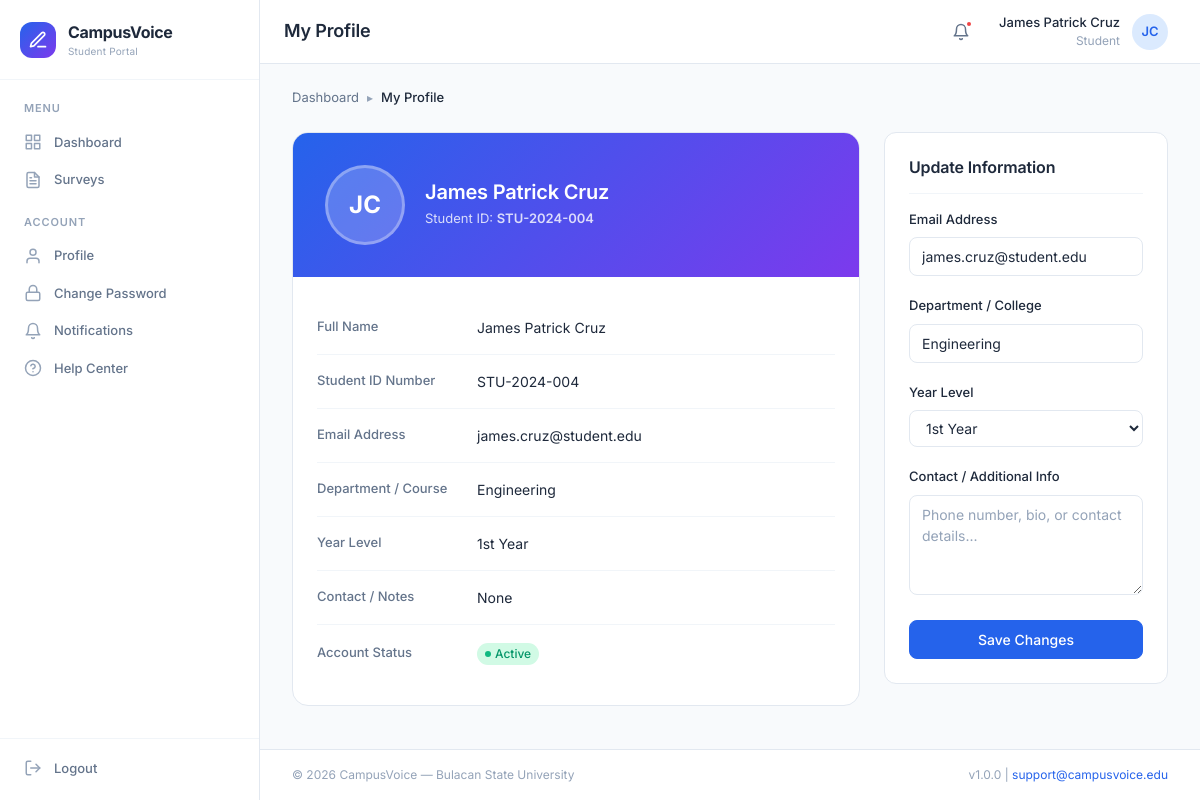
The app's page /student/profile.php (signed in) with its own data.
### tables this page shows
CREATE TABLE `students` (
    `student_id` INT AUTO_INCREMENT PRIMARY KEY,
    `student_number` VARCHAR(50) NOT NULL,
    `full_name` VARCHAR(150) NOT NULL,
    `email` VARCHAR(255) DEFAULT NULL,
    `password_hash` VARCHAR(255) NOT NULL,
    `must_change_password` TINYINT(1) NOT NULL DEFAULT 1,
    `contact_info` TEXT DEFAULT NULL,
    `department` VARCHAR(100) DEFAULT NULL,
    `year_level` VARCHAR(20) DEFAULT NULL,
    `status` ENUM('active', 'inactive') NOT NULL DEFAULT 'active',
    `created_at` DATETIME NOT NULL DEFAULT CURRENT_TIMESTAMP,
    `updated_at` DATETIME DEFAULT NULL ON UPDATE CURRENT_TIMESTAMP,
    UNIQUE KEY `uk_student_number` (`student_number`),
    INDEX `idx_status` (`status`)
);

### student/profile.php (the view, shortened to what this page needs)
<?php
require_once __DIR__ . '/../utils/helpers.php';
$pdo = db();
$studentId = getCurrentUserId();
$stmt = $pdo->prepare("SELECT * FROM students WHERE student_id = ?");
$stmt->execute([$studentId]);
$student = $stmt->fetch();
require_once __DIR__ . '/../includes/header.php';
?>
<div class="breadcrumbs">
    <div class="breadcrumb-item"><a href="<?= BASE_URL ?>/student/dashboard">Dashboard</a></div>
    <span class="breadcrumb-separator">▸</span>
    <div class="breadcrumb-item active">My Profile</div>
</div>
<div class="dashboard-grid">
    <div>
        <div class="profile-card">
            <div class="profile-header">
                <div class="profile-avatar"><?= getInitials($student['full_name']) ?></div>
                <div class="profile-info">
                    <h2><?= e($student['full_name']) ?></h2>
                    <p>Student ID: <strong><?= e($student['student_number']) ?></strong></p>
                </div>
            </div>
            <div class="profile-body">
                <div class="profile-detail-row">
                    <div class="profile-detail-label">Full Name</div>
                    <div class="profile-detail-value"><?= e($student['full_name']) ?></div>
                </div>
                <div class="profile-detail-row">
                    <div class="profile-detail-label">Student ID Number</div>
                    <div class="profile-detail-value"><?= e($student['student_number']) ?></div>
                </div>
                <div class="profile-detail-row">
                    <div class="profile-detail-label">Email Address</div>
                    <div class="profile-detail-value"><?= e($student['email'] ?: 'Not set') ?></div>
                </div>
                <div class="profile-detail-row">
                    <div class="profile-detail-label">Department / Course</div>
                    <div class="profile-detail-value"><?= e($student['department'] ?: 'Not set') ?></div>
                </div>
                <div class="profile-detail-row">
                    <div class="profile-detail-label">Year Level</div>
                    <div class="profile-detail-value"><?= e($student['year_level'] ?: 'Not set') ?></div>
                </div>
                <div class="profile-detail-row">
                    <div class="profile-detail-label">Contact / Notes</div>
                    <div class="profile-detail-value"><?= e($student['contact_info'] ?: 'None') ?></div>
                </div>
                <div class="profile-detail-row">
                    <div class="profile-detail-label">Account Status</div>
                    <div class="profile-detail-value"><?= getUserStatusBadge($student['status']) ?></div>
                </div>
            </div>
        </div>
    </div>
    <div>
        <div class="card">
            <div class="card-header">
                <h3 class="card-title">Update Information</h3>
            </div>
            <div class="card-body">
                <form method="POST" id="profile-form" novalidate>
                    <div class="form-group">
                        <label for="email" class="form-label">Email Address</label>
                        <input type="email" id="email" name="email" class="form-input" value="<?= e($student['email']) ?>" placeholder="student@example.edu">
                    </div>
                    <div class="form-group">
                        <label for="department" class="form-label">Department / College</label>
                        <input type="text" id="department" name="department" class="form-input" value="<?= e($student['department']) ?>" placeholder="e.g. Computer Science">
                    </div>
                    <div class="form-group">
                        <label for="year_level" class="form-label">Year Level</label>
                        <select id="year_level" name="year_level" class="form-select">
                            <option value="1st Year" <?= $student['year_level'] === '1st Year' ? 'selected' : '' ?>>1st Year</option>
                        </select>
                    </div>
                    <div class="form-group">
                        <label for="contact_info" class="form-label">Contact / Additional Info</label>
                        <textarea id="contact_info" name="contact_info" class="form-textarea" placeholder="Phone number, bio, or contact details..."><?= e($student['contact_info']) ?></textarea>
                    </div>
                    <button type="submit" class="btn btn-primary w-full">
                        Save Changes
                    </button>
                </form>
            </div>
        </div>
    </div>
</div>
<?php require_once __DIR__ . '/../includes/footer.php'; ?>

### assets/css/variables.css (style rules this page uses)
:root { --color-primary: #2563EB; --color-primary-hover: #1D4ED8; --color-primary-active: #1E40AF; --color-primary-light: #DBEAFE; --color-primary-lighter: #EFF6FF; --color-primary-50: #EFF6FF; --color-primary-100: #DBEAFE; --color-primary-500: #3B82F6; --color-primary-600: #2563EB; --color-primary-700: #1D4ED8; --color-primary-800: #1E40AF; --color-secondary: #059669; --color-secondary-hover: #047857; --color-secondary-light: #D1FAE5; --color-secondary-lighter: #ECFDF5; --color-accent: #7C3AED; --color-accent-hover: #6D28D9; --color-accent-light: #EDE9FE; --color-accent-lighter: #F5F3FF; --color-gray-50: #F8FAFC; --color-gray-100: #F1F5F9; --color-gray-200: #E2E8F0; --color-gray-300: #CBD5E1; --color-gray-400: #94A3B8; --color-gray-500: #64748B; --color-gray-600: #475569; --color-gray-700: #334155; --color-gray-800: #1E293B; --color-gray-900: #0F172A; --color-success: #10B981; --color-success-light: #D1FAE5; --color-success-dark: #059669; --color-warning: #F59E0B; --color-warning-light: #FEF3C7; --color-warning-dark: #D97706; --color-error: #EF4444; --color-error-light: #FEE2E2; --color-error-dark: #DC2626; --color-info: #3B82F6; --color-info-light: #DBEAFE; --color-bg: #F8FAFC; --color-bg-alt: #F1F5F9; --color-surface: #FFFFFF; --color-surface-hover: #F8FAFC; --color-surface-elevated: #FFFFFF; --color-text: #1E293B; --color-text-secondary: #64748B; --color-text-tertiary: #94A3B8; --color-text-inverse: #FFFFFF; --color-text-link: #2563EB; --color-border: #E2E8F0; --color-border-hover: #CBD5E1; --color-border-focus: #2563EB; --color-divider: #F1F5F9; --font-family: 'Inter', -apple-system, BlinkMacSystemFont, 'Segoe UI', Roboto, sans-serif; --font-mono: 'JetBrains Mono', 'Fira Code', 'Consolas', monospace; --font-size-xs: 0.75rem; --font-size-sm: 0.8125rem; --font-size-base: 0.875rem; --font-size-md: 1rem; --font-size-lg: 1.125rem; --font-size-xl: 1.25rem; --font-size-2xl: 1.5rem; --font-size-3xl: 1.875rem; --font-size-4xl: 2.25rem; --font-weight-normal: 400; --font-weight-medium: 500; --font-weight-semibold: 600; --font-weight-bold: 700; --line-height-tight: 1.25; --line-height-normal: 1.5; --line-height-relaxed: 1.75; --space-0: 0; --space-1: 0.25rem; --space-2: 0.5rem; --space-3: 0.75rem; --space-4: 1rem; --space-5: 1.25rem; --space-6: 1.5rem; --space-8: 2rem; --space-10: 2.5rem; --space-12: 3rem; --space-16: 4rem; --space-20: 5rem; --radius-sm: 4px; --radius-md: 8px; --radius-lg: 12px; --radius-xl: 16px; --radius-2xl: 20px; --radius-full: 9999px; --shadow-xs: 0 1px 2px rgba(0, 0, 0, 0.04); --shadow-sm: 0 1px 3px rgba(0, 0, 0, 0.06), 0 1px 2px rgba(0, 0, 0, 0.04); --shadow-md: 0 4px 6px -1px rgba(0, 0, 0, 0.07), 0 2px 4px -2px rgba(0, 0, 0, 0.05); --shadow-lg: 0 10px 15px -3px rgba(0, 0, 0, 0.08), 0 4px 6px -4px rgba(0, 0, 0, 0.04); --shadow-xl: 0 20px 25px -5px rgba(0, 0, 0, 0.08), 0 8px 10px -6px rgba(0, 0, 0, 0.04); --shadow-inner: inset 0 2px 4px rgba(0, 0, 0, 0.05); --shadow-focus: 0 0 0 3px rgba(37, 99, 235, 0.15); --transition-fast: 150ms ease; --transition-base: 200ms ease; --transition-slow: 300ms ease; --transition-spring: 200ms cubic-bezier(0.34, 1.56, 0.64, 1); --z-dropdown: 100; --z-sticky: 200; --z-overlay: 300; --z-modal: 400; --z-toast: 500; --z-tooltip: 600; --sidebar-width: 260px; --sidebar-collapsed-width: 72px; --header-height: 64px; --content-max-width: 1280px; }

### assets/css/layout.css (style rules this page uses)
.dashboard-grid { display: grid; grid-template-columns: 2fr 1fr; gap: var(--space-6); }

### records on screen
students: full_name "JC", full_name "James Patrick Cruz", student_number "STU-2024-004", email "james.cruz@student.edu", department "Engineering", year_level "1st Year", contact_info "None"

### other values on screen
APP_NAME "CampusVoice"
$pageTitle "My Profile"
$userName "James Patrick Cruz"
$userInitials "JC"
APP_SCHOOL "Bulacan State University"
APP_VERSION "1.0.0"
APP_SUPPORT_EMAIL "support@campusvoice.edu"
